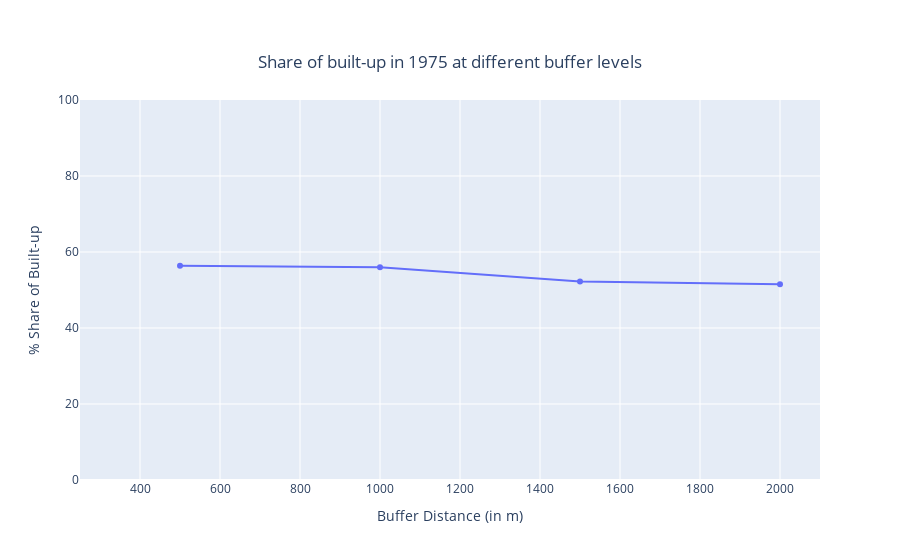

Notebook code cell kept with this figure:
### Code cell
import plotly.graph_objects as go
import numpy as np

fig = go.Figure(data=go.Scatter(x=x, y=lis_1975, mode='lines+markers', text=lis_1975,  name='% Built-up'))

fig.update_layout(
    title={
        'text': "Share of built-up in 1975 at different buffer levels",
        'y':0.9,
        'x':0.5,
        'xanchor': 'center',
        'yanchor': 'top'})

fig.update_layout(xaxis_title='Buffer Distance (in m)',
                   yaxis_title='% Share of Built-up')
fig.update_traces(hoverinfo='text+name', mode='lines+markers')
fig.update_xaxes(range=[250,2100])
fig.update_yaxes(range=[0,100])

fig.show()

### Figure 1 — Plotly figure (JSON) as saved in the notebook; plotly's stock layout.template omitted (floating-point values rounded to 4 significant figures)
{"data": [{"hoverinfo": "text+name", "mode": "lines+markers", "name": "% Built-up", "text": ["56.35", "56.01", "52.24", "51.5"], "type": "scatter", "x": [500, 1000, 1500, 2000], "y": [56.35, 56.01, 52.24, 51.5]}], "layout": {"title": {"text": "Share of built-up in 1975 at different buffer levels", "x": 0.5, "xanchor": "center", "y": 0.9, "yanchor": "top"}, "xaxis": {"range": [250, 2100], "title": {"text": "Buffer Distance (in m)"}}, "yaxis": {"range": [0, 100], "title": {"text": "% Share of Built-up"}}}}
